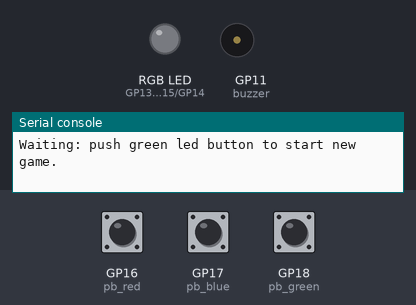
This program was run on a simulated Raspberry Pi Pico running MicroPython. Shown: an RGB LED mixed from three pins (HIGH = lit), buzzer (waves = sounding), the last lines printed to the serial console. Inputs (shaded band) come from the test bench; at power-on: GP18 (pb_green) LOW, GP16 (pb_red) LOW, GP17 (pb_blue) LOW. Random numbers come from a fixed seed.

Above: at 1.2 s.
1.3 s: GP18 (pb_green) pulled HIGH for 0.15 s
At 2.68 s:
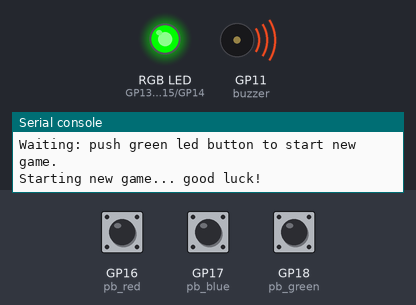
4.3 s: GP16 (pb_red) pulled HIGH for 0.15 s
At 4.6 s:
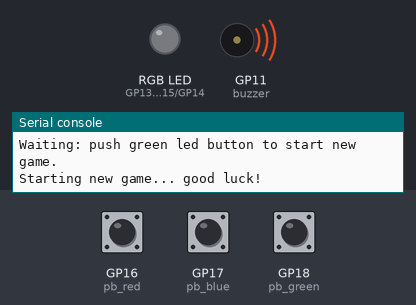
7.4 s: GP18 (pb_green) pulled HIGH for 1 s
At 9.27 s:
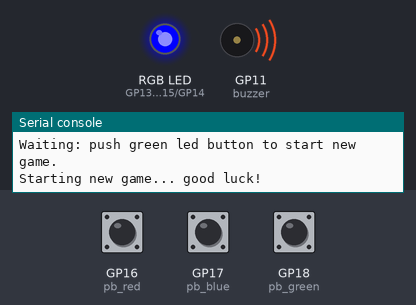
10.9 s: GP17 (pb_blue) pulled HIGH for 0.15 s
At 12.4 s:
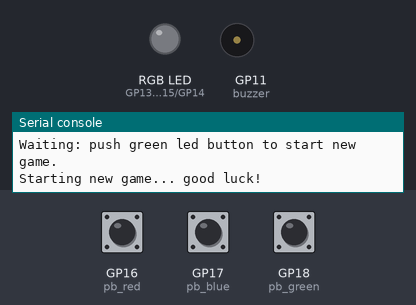
14.0 s: GP17 (pb_blue) pulled HIGH for 1 s
At 14.37 s:
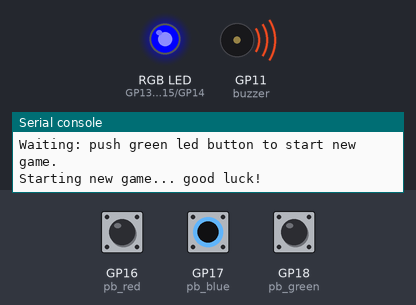
18.0 s: GP17 (pb_blue) pulled HIGH for 3.2 s
At 22.37 s:
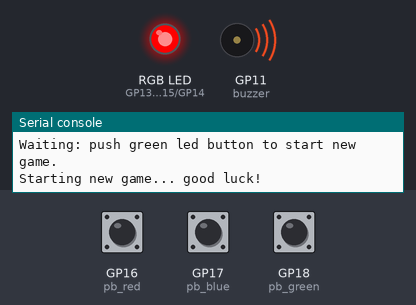
Timing chart, 0 to 24.0 s (numbered marks = the images above; inputs shaded):
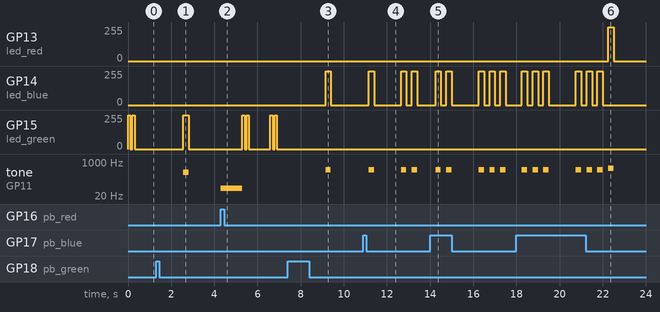

Measured:
- after the input at 1.3 s, tone on GP11 (buzzer): silent → 300 Hz after 1.3 s, → silent 0.25 s later
- after the input at 4.3 s, GP15 (led_green): 0/255 → 253/255 after 1.0 s, → 0/255 0.10 s later, → 253/255 0.10 s later, → 0/255 0.10 s later, … (8 changes in this stretch); tone on GP11 (buzzer): silent → 50 Hz at once, → silent 1.0 s later
- after the input at 7.4 s, GP14 (led_blue): 0/255 → 253/255 after 1.8 s, → 0/255 0.25 s later; tone on GP11 (buzzer): silent → 400 Hz after 1.8 s, → silent 0.25 s later
- after the input at 10.9 s, GP14 (led_blue): goes 253/255 0.25 s, 0/255 1.3 s, 253/255 0.25 s, 0/255 0.25 s, 253/255 0.25 s, then 0/255, starting after 0.25 s; tone on GP11 (buzzer): goes 400 Hz 0.25 s, silent 1.3 s, 400 Hz 0.25 s, silent 0.25 s, 400 Hz 0.25 s, then silent, starting after 0.25 s
- after the input at 14.0 s, GP14 (led_blue): 0/255 → 253/255 after 0.25 s, → 0/255 0.25 s later, → 253/255 0.25 s later, → 0/255 0.25 s later, … (10 changes in this stretch); tone on GP11 (buzzer): plays 400 Hz for 0.25 s, 400 Hz for 0.25 s, 400 Hz for 0.25 s, 400 Hz for 0.25 s, 400 Hz for 0.25 s, starting after 0.25 s
- after the input at 18.0 s, GP13 (led_red): 0/255 → 253/255 after 4.3 s, → 0/255 0.25 s later; GP14 (led_blue): 0/255 → 253/255 after 0.25 s, → 0/255 0.25 s later, → 253/255 0.25 s later, → 0/255 0.25 s later, … (12 changes in this stretch)

The program:

simonsays.py
```python
###
# MicroPython for a Simon Says Raspberry Pi Pico game
# Date: November, 2021
# Author: rene.von@gmail.com
###

from machine import Pin, PWM
from utime import sleep
import array
import urandom

global button_start
button_start = False

# Sound
FAIL = 50
WIN = 1000
GREEN = 300
BLUE = 400
RED = 500

# Game sequence long
SEQ_LONG = 5

# LEDs config
led_green = PWM(Pin(15, machine.Pin.OUT))
led_blue = PWM(Pin(14, machine.Pin.OUT))
led_red = PWM(Pin(13, machine.Pin.OUT))

# Test LEDs
# led_green.toggle()
# led_blue.toggle()
# led_red.toggle()

# Push Button config
pb_red = Pin(16, machine.Pin.IN, machine.Pin.PULL_DOWN)
pb_blue = machine.Pin(17, machine.Pin.IN, machine.Pin.PULL_DOWN)
pb_green = machine.Pin(18, machine.Pin.IN, machine.Pin.PULL_DOWN)

# Test Push Buttons
# print(pb_green.value())
# print(pb_blue.value())
# print(pb_red.value())

# Buzzer config
buzzer = PWM(Pin(11, machine.Pin.OUT))

# Test Buzzer
# buzzer.freq(50)
# buzzer.duty_u16(1000)
# sleep(1)
buzzer.duty_u16(0)

# Beep depending on color
def beepColor(color):
    sleep(.25)
    buzzer.freq(color)
    ledOn(color)
    buzzer.duty_u16(1000)
    sleep(.25)
    ledOff(color)
    buzzer.duty_u16(0)

# Turn LED on
def ledOn(color):
    if color == GREEN:
        led_green.duty_u16(65025)
        #led_green.value(1)
    elif color == BLUE:
        led_blue.duty_u16(65025)
        #led_blue.value(1)
    elif color == RED:
        led_red.duty_u16(65025)
        #led_red.value(1)

# Turn LED off
def ledOff(color):
    if color == GREEN:
        #led_green.value(0)
        led_green.duty_u16(0)
    elif color == BLUE:
        #led_blue.value(0)
        led_blue.duty_u16(0)
    elif color == RED:
        #led_red.value(0)
        led_red.duty_u16(0)

# Beep frequency
def beep(frequency):
    buzzer.freq(frequency)
    buzzer.duty_u16(1000)
    sleep(1)
    buzzer.duty_u16(0)

# Win beep
def beepWin():
    buzzer.freq(700)
    buzzer.duty_u16(1000)
    sleep(.25)
    #buzzer.duty_u16(0)
    buzzer.freq(1000)
    buzzer.duty_u16(1000)
    sleep(.5)
    buzzer.duty_u16(0)

# Play Simon Says sequence
def playSequence(seq):
    for x in seq:
        beepColor(x)

# Return pressed push button
def buttonPressed():
    while True:
        if pb_green.value() == 1:
            return GREEN
        elif pb_blue.value() == 1:
            return BLUE
        elif pb_red.value() == 1:
            return RED

# Generate a random Simon Says sequence
def generateNewSequence():
    # Crete and initialize an array
    sequence = [0]*SEQ_LONG
    for x in range(SEQ_LONG):
        sequence[x] = elements[urandom.randint(0, 2)]
    return sequence

# Hadler function to catch IRQ (green led button pushed)
def button_handler(pin):
    global button_start
    if pb_green.value() == 1:
        button_start = True
    sleep(0.01)

# Wait for player to push green led button to start new game
def waitForPlayer():
    global button_start
    button_start = False
    pb_green.irq(trigger=machine.Pin.IRQ_RISING, handler=button_handler)
    while True:
        print("Waiting: push green led button to start new game.")
        led_green.duty_u16(65025)
        sleep(.1)
        led_green.duty_u16(0)
        sleep(.1)
        led_green.duty_u16(65025)
        sleep(.1)
        led_green.duty_u16(0)
        sleep(1)
        if button_start == True:
            print("Starting new game... good luck!")
            return True

# Possible LEDs colors (and sounds)
elements = [GREEN, BLUE, RED]

# Main

while True:

    # Wait for player to push green led button to start new game
    waitForPlayer()

    # Generate new game sequence
    sequence = generateNewSequence()

    x=0
    while x<len(sequence):
        seq = sequence[:(x+1)]
        sleep(1)
        playSequence(seq)
        y=0
        while y<=x:
            button_pressed = buttonPressed()
            if button_pressed == sequence[y]:
                y=y+1
                beepColor(button_pressed)
            else:
                beep(FAIL)
                x=99
                break
        x=x+1

    if x >= 99:
        print ("Game Over :(")
    else:
        print ("You win!")
        sleep(.5)
        beepWin()
        beepWin()
```
